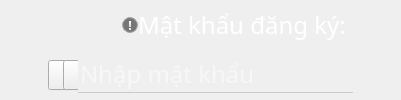
                  <widget class="QFrame" name="Frame_in_Frame_2">
                   <property name="minimumSize">
                    <size>
                     <width>362</width>
                     <height>80</height>
                    </size>
                   </property>
                   <property name="maximumSize">
                    <size>
                     <width>16777215</width>
                     <height>16777215</height>
                    </size>
                   </property>
                   <property name="frameShape">
                    <enum>QFrame::NoFrame</enum>
                   </property>
                   <property name="frameShadow">
                    <enum>QFrame::Raised</enum>
                   </property>
                   <layout class="QGridLayout" name="gridLayout_14">
                    <property name="leftMargin">
                     <number>48</number>
                    </property>
                    <property name="topMargin">
                     <number>0</number>
                    </property>
                    <property name="rightMargin">
                     <number>48</number>
                    </property>
                    <property name="bottomMargin">
                     <number>0</number>
                    </property>
                    <property name="spacing">
                     <number>0</number>
                    </property>
                    <item row="0" column="0">
                     <widget class="QFrame" name="Wrap_Pass_Label">
                      <property name="minimumSize">
                       <size>
                        <width>305</width>
                        <height>30</height>
                       </size>
                      </property>
                      <property name="maximumSize">
                       <size>
                        <width>16777215</width>
                        <height>16777215</height>
                       </size>
                      </property>
                      <property name="frameShape">
                       <enum>QFrame::NoFrame</enum>
                      </property>
                      <property name="frameShadow">
                       <enum>QFrame::Raised</enum>
                      </property>
                      <layout class="QHBoxLayout" name="horizontalLayout_6">
                       <property name="spacing">
                        <number>0</number>
                       </property>
                       <property name="leftMargin">
                        <number>0</number>
                       </property>
                       <property name="topMargin">
                        <number>0</number>
                       </property>
                       <property name="rightMargin">
                        <number>0</number>
                       </property>
                       <property name="bottomMargin">
                        <number>0</number>
                       </property>
                       <item>
                        <spacer name="horizontalSpacer_2">
                         <property name="orientation">
                          <enum>Qt::Horizontal</enum>
                         </property>
                         <property name="sizeHint" stdset="0">
                          <size>
                           <width>40</width>
                           <height>20</height>
                          </size>
                         </property>
                        </spacer>
                       </item>
                       <item>
                        <widget class="QPushButton" name="Note_Pass">
                         <property name="minimumSize">
                          <size>
                           <width>16</width>
                           <height>16</height>
                          </size>
                         </property>
                         <property name="maximumSize">
                          <size>
                           <width>16</width>
                           <height>16</height>
                          </size>
                         </property>
                         <property name="font">
                          <font>
                           <family>Segoe UI Black</family>
                           <weight>75</weight>
                           <bold>true</bold>
                          </font>
                         </property>
                         <property name="toolTip">
                          <string>&lt;html&gt;&lt;head/&gt;&lt;body&gt;&lt;p&gt;Mật khẩu đăng ký yêu cầu tối thiểu 8 kí tự, tối đa 22 kí tự, gõ không dấu.&lt;/p&gt;&lt;p&gt;Bao gồm phạm vi kí tự A..Z a..z 0..9 @_/. và khoảng trắng&lt;br/&gt;&lt;/p&gt;&lt;/body&gt;&lt;/html&gt;</string>
                         </property>
                         <property name="toolTipDuration">
                          <number>0</number>
                         </property>
                         <property name="styleSheet">
                          <string notr="true">QPushButton {
background-color: rgb(118, 118, 118);
border-radius: 8px;
border: 1px solid rgb(167, 167, 167);
color: rgb(255, 255, 255);
}

QToolTip {
color: rgb(255, 255, 255);
background-color: rgb(35, 44, 51);
min-width: 200px;
min-height: 20px;
}
</string>
                         </property>
                         <property name="text">
                          <string>!</string>
                         </property>
                         <property name="shortcut">
                          <string notr="true"/>
                         </property>
                        </widget>
                       </item>
                       <item>
                        <widget class="QLabel" name="PassLabel_2">
                         <property name="minimumSize">
                          <size>
                           <width>160</width>
                           <height>30</height>
                          </size>
                         </property>
                         <property name="maximumSize">
                          <size>
                           <width>16777215</width>
                           <height>16777215</height>
                          </size>
                         </property>
                         <property name="font">
                          <font>
                           <family>iCiel Effra Regular</family>
                           <pointsize>18</pointsize>
                          </font>
                         </property>
                         <property name="styleSheet">
                          <string notr="true">color: rgb(255, 255, 255);
background: transparent;</string>
                         </property>
                         <property name="text">
                          <string>Mật khẩu đăng ký: </string>
                         </property>
                        </widget>
                       </item>
                      </layout>
                     </widget>
                    </item>
                    <item row="1" column="0">
                     <widget class="QFrame" name="PassFrame_2">
                      <property name="minimumSize">
                       <size>
                        <width>305</width>
                        <height>30</height>
                       </size>
                      </property>
                      <property name="maximumSize">
                       <size>
                        <width>16777215</width>
                        <height>16777215</height>
                       </size>
                      </property>
                      <property name="frameShape">
                       <enum>QFrame::NoFrame</enum>
                      </property>
                      <property name="frameShadow">
                       <enum>QFrame::Raised</enum>
                      </property>
                      <layout class="QHBoxLayout" name="horizontalLayout_4">
                       <property name="spacing">
                        <number>0</number>
                       </property>
                       <property name="leftMargin">
                        <number>0</number>
                       </property>
                       <property name="topMargin">
                        <number>0</number>
                       </property>
                       <property name="rightMargin">
                        <number>0</number>
                       </property>
                       <property name="bottomMargin">
                        <number>0</number>
                       </property>
                       <item>
                        <widget class="QFrame" name="eyeFrame_2">
                         <property name="minimumSize">
                          <size>
                           <width>30</width>
                           <height>31</height>
                          </size>
                         </property>
                         <property name="maximumSize">
                          <size>
                           <width>30</width>
                           <height>30</height>
                          </size>
                         </property>
                         <property name="styleSheet">
                          <string notr="true">QFrame {
border-radius: 0px;
border-bottom: 1px solid rgb(236, 236, 236);
}</string>
                         </property>
                         <property name="frameShape">
                          <enum>QFrame::NoFrame</enum>
                         </property>
                         <property name="frameShadow">
                          <enum>QFrame::Raised</enum>
                         </property>
                         <layout class="QHBoxLayout" name="horizontalLayout_7">
                          <property name="spacing">
                           <number>0</number>
                          </property>
                          <property name="leftMargin">
                           <number>0</number>
                          </property>
                          <property name="topMargin">
                           <number>0</number>
                          </property>
                          <property name="rightMargin">
                           <number>0</number>
                          </property>
                          <property name="bottomMargin">
                           <number>0</number>
                          </property>
                          <item>
                           <widget class="QPushButton" name="eyeShow">
                            <property name="minimumSize">
                             <size>
                              <width>30</width>
                              <height>30</height>
                             </size>
                            </property>
                            <property name="maximumSize">
                             <size>
                              <width>30</width>
                              <height>30</height>
                             </size>
                            </property>
                            <property name="styleSheet">
                             <string notr="true">QPushButton:enabled{
	image: url(:/images/icons/eye_show.png);
}</string>
                            </property>
                            <property name="text">
                             <string/>
                            </property>
                           </widget>
                          </item>
                          <item>
                           <widget class="QPushButton" name="eyeHide">
                            <property name="minimumSize">
                             <size>
                              <width>30</width>
                              <height>30</height>
                             </size>
                            </property>
                            <property name="maximumSize">
                             <size>
                              <width>30</width>
                              <height>30</height>
                             </size>
                            </property>
                            <property name="styleSheet">
                             <string notr="true">QPushButton:enabled {
	image: url(:/images/icons/eye_hide.png);
}</string>
                            </property>
                            <property name="text">
                             <string/>
                            </property>
                           </widget>
                          </item>
                         </layout>
                        </widget>
                       </item>
                       <item>
                        <widget class="QLineEdit" name="PassBox">
                         <property name="minimumSize">
                          <size>
                           <width>275</width>
                           <height>30</height>
                          </size>
                         </property>
                         <property name="maximumSize">
                          <size>
                           <width>16777215</width>
                           <height>16777215</height>
                          </size>
                         </property>
                         <property name="font">
                          <font>
                           <family>iCiel Effra Regular</family>
                           <pointsize>18</pointsize>
                          </font>
                         </property>
                         <property name="toolTip">
                          <string/>
                         </property>
                         <property name="styleSheet">
                          <string notr="true">QLineEdit {
background: transparent;
border-radius: none;
border-bottom: 1px solid rgb(202, 202, 202);
color: rgb(255, 255, 255);
}

QLineEdit:focus {
border-bottom: 1px solid rgb(236, 236, 236);
}</string>
                         </property>
                         <property name="locale">
                          <locale language="Vietnamese" country="Vietnam"/>
                         </property>
                         <property name="maxLength">
                          <number>22</number>
                         </property>
                         <property name="echoMode">
                          <enum>QLineEdit::Password</enum>
                         </property>
                         <property name="alignment">
                          <set>Qt::AlignLeading|Qt::AlignLeft|Qt::AlignVCenter</set>
                         </property>
                         <property name="placeholderText">
                          <string>Nhập mật khẩu</string>
                         </property>
                        </widget>
                       </item>
                      </layout>
                     </widget>
                    </item>
                   </layout>
                  </widget>
